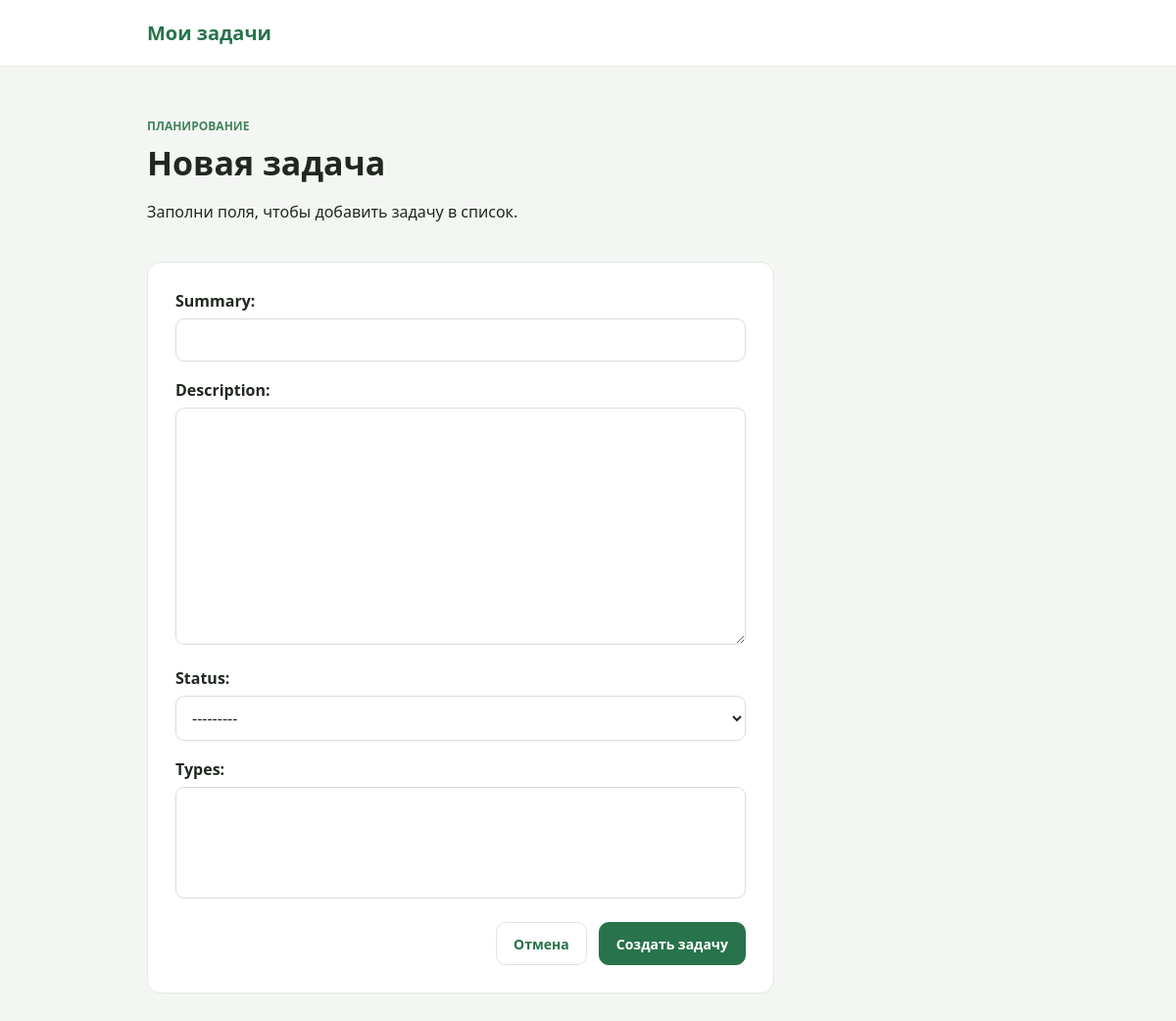
/task/add/, run on an earlier commit of the app's database.
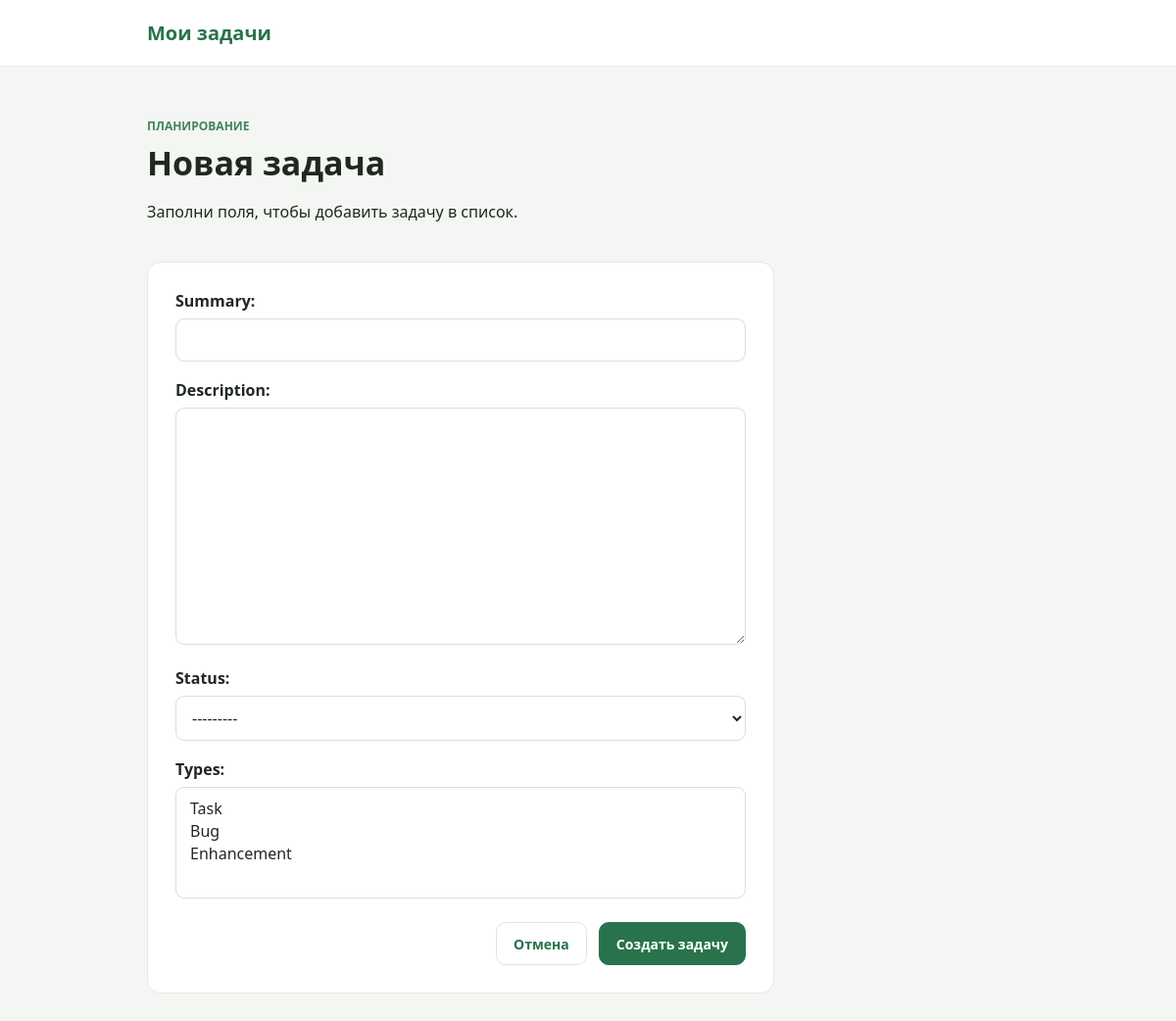
And on a later commit of the database.
### task_man/models.py (models this page shows)
class Status(models.Model):
    status = models.CharField(max_length=40)
    class Meta:
        verbose_name = 'Статус задачи'
        verbose_name_plural = 'Статусы задач'
    def __str__(self):
        return f'{self.status}'

### task_man/views.py (the view, shortened to what this page needs)
# urls.py: path('task/add/', views.TaskAddView.as_view(), name='task_add'),
class TaskAddView(FormView):
    template_name = 'task_man/task_add.html'
    form_class = TaskForm

### task_man/forms.py
class TaskForm(forms.ModelForm):
    class Meta:
        model = Task
        fields = ('summary', 'description', 'status', 'types')

### task_man/models.py (called while the page is built)
    def __str__(self):
        return f'{self.type}'

### task_man/templates/task_man/task_add.html (shortened to what this page needs)
{% extends 'base.html' %}
{% block content %}
    <div class="page-heading">
    <div>
        <p class="eyebrow">Планирование</p>
        <h1>Новая задача</h1>
        <p class="page-description">Заполни поля, чтобы добавить задачу в список.</p>
    </div>
</div>
    <section class="form-card">
        {% include 'partial/task_create_form.html' with button_value="Создать задачу"%}
    </section>
{% endblock %}

### task_man/templates/partial/task_create_form.html (shortened to what this page needs)
<form method="post" class="task-form">
    {{ form.as_p }}
<div class="form-actions">
    {% if task %}
        <a class="button button-secondary"
           href="{% url 'task_view' task_pk=task.pk %}">
            Отмена
        </a>
    {% else %}
        <a class="button button-secondary"
           href="{% url 'task_list' %}">
            Отмена
        </a>
    {% endif %}
    <button class="button" type="submit">{{ button_value }}</button>
</div>
</form>

What changed in the data, as far as the page shows it:
added Status: status "---------"
Also different on the page:
form field types: (not shown) → "Task / Bug / Enhancement"
form field status: "---------" → (not shown)
